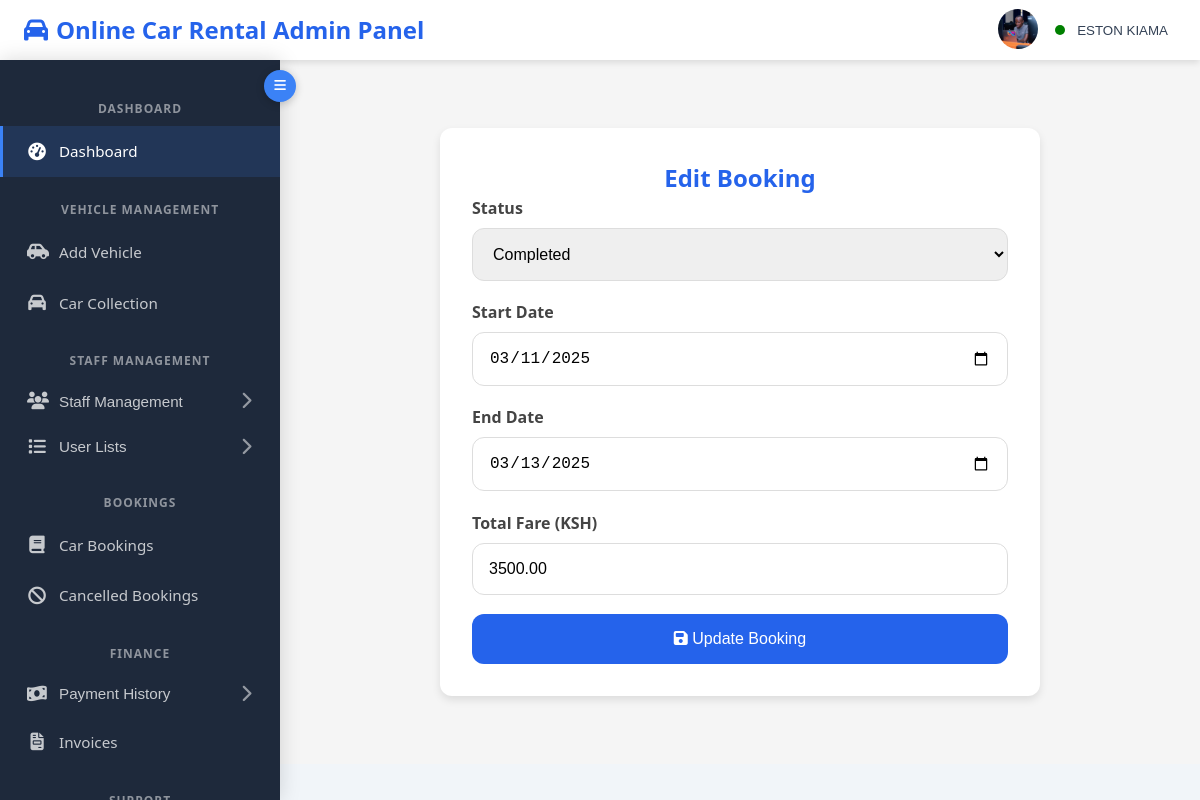
/admin/carbookingsedit.php?id=64 (signed in), run on the app's committed database.
### tables this page shows
CREATE TABLE `bookings` (
  `booking_id` int(11) NOT NULL,
  `vehicle_id` int(11) NOT NULL,
  `customer_id` int(11) NOT NULL,
  `start_date` date NOT NULL,
  `end_date` date NOT NULL,
  `pick_up_location` varchar(255) NOT NULL,
  `pick_up_time` time NOT NULL,
  `car_type` varchar(50) NOT NULL,
  `charge_type` varchar(50) NOT NULL,
  `driver_option` enum('yes','no') NOT NULL,
  `total_fare` decimal(10,2) NOT NULL,
  `advance_deposit` decimal(10,2) NOT NULL,
  `booking_status` enum('active','pending','completed') DEFAULT 'pending',
  `registration_no` varchar(50) NOT NULL,
  `model_name` varchar(100) NOT NULL,
  `created_at` timestamp NOT NULL DEFAULT current_timestamp(),
  `booking_date` date DEFAULT curdate(),
  `invoice_number` varchar(255) DEFAULT NULL,
  `additional_charges` decimal(10,2) DEFAULT 0.00,
  `kilometers` int(11) DEFAULT NULL,
  `due_payment` decimal(10,2) DEFAULT 0.00,
  `due_payment_status` enum('paid','pending','canceled') DEFAULT 'pending',
  `return_date` timestamp NULL DEFAULT NULL
);

### admin/carbookingsedit.php (the view, shortened to what this page needs)
<?php
require 'include/db_connection.php';
$booking = null;
if (isset($_GET['id'])) {
    $booking_id = $_GET['id'];
    $stmt = $conn->prepare("SELECT * FROM bookings WHERE booking_id = ?");
    $stmt->bind_param("i", $booking_id);
    $stmt->execute();
    $result = $stmt->get_result();
    $booking = $result->fetch_assoc();
}
?>
<!DOCTYPE html>
<html lang="en">
<head>
    <link href="https://cdnjs.cloudflare.com/ajax/libs/font-awesome/6.0.0/css/all.min.css" rel="stylesheet">
   <link href="assets/css/carbookingsedit.css" rel="stylesheet">
</head>
<body>
<?php include('include/header.php') ?>
<?php include('include/sidebar.php') ?>
    <main class="main-content">
    <div class="container">
        <h2>Edit Booking</h2>
        <form method="POST">
            <label for="status">Status</label>
            <select name="status" id="status" required>
                <option value="completed" <?php if ($booking['booking_status'] == 'completed') echo 'selected'; ?>>Completed</option>
            </select>
            <label for="start_date">Start Date</label>
            <input type="date" name="start_date" id="start_date" value="<?php echo htmlspecialchars($booking['start_date']); ?>" required>
            <label for="end_date">End Date</label>
            <input type="date" name="end_date" id="end_date" value="<?php echo htmlspecialchars($booking['end_date']); ?>" required>
            <label for="total_fare">Total Fare (KSH)</label>
            <input type="text" name="total_fare" id="total_fare" value="<?php echo htmlspecialchars($booking['total_fare']); ?>" required pattern="\d+(\.\d{1,2})?" title="Enter a valid fare amount.">
            <button type="submit" name="update_booking" class="btn-primary"><i class="fas fa-save"></i> Update Booking</button>
        </form>
    </div>
    </main>
</body>
</html>

### admin/include/header.php (shortened to what this page needs)
<?php
$servername = "localhost";
$username = "root";
$password = "";
$dbname = "car_rental_management";
$conn = new mysqli($servername, $username, $password, $dbname);
$email = $_SESSION['email'];
$query = "SELECT name, profile_picture FROM admins WHERE email_address='$email'";
$result = $conn->query($query);
if ($result && $result->num_rows > 0) {
    $admin = $result->fetch_assoc();
    $name = $admin['name'];
    $profile_picture = $admin['profile_picture'];
} else {
    $name = "Admin";
    $profile_picture = 'default-profile.png';
}
?>
<!DOCTYPE html>
<html lang="en">
<head>
    <link rel="stylesheet" href="https://cdnjs.cloudflare.com/ajax/libs/font-awesome/6.4.0/css/all.min.css">
    <link rel="stylesheet" href="assets/css/admindash.css">
</head>
<body>
    <header class="header" role="banner">
        <div class="header-content">
            <h1>
                <i class="fas fa-car"></i><b>
                Online Car Rental Admin Panel</b>
            </h1>
            <div class="profile" role="navigation" aria-label="User menu">
                <button class="profile-button" aria-expanded="false" aria-controls="profile-menu">
                    <div class="profile-picture">
                        <img id="profile-img" src="<?php echo htmlspecialchars($profile_picture); ?>" alt="Admin profile picture" loading="lazy" width="40" height="40">
                    </div><span style="display: inline-block; width: 10px; height: 10px; background-color: green; border-radius: 50%; margin-left: 5px; vertical-align: middle;"></span>
                    <span class="profile-name"><?php echo htmlspecialchars($name); ?></span>
                </button>
            </div>
        </div>
    </header>
</body>
</html>

### admin/assets/css/carbookingsedit.css (style rules this page uses)
:root { --primary-color: #2563eb; --secondary-color: #1e40af; --danger-color: #dc2626; --success-color: #059669; --border-radius: 12px; --padding: 1rem; }
body { font-family: 'Arial', sans-serif; margin: 0; padding: 0; background: #f3f4f6; color: #333; }
.container { max-width: 600px; margin: 3rem auto; background: #fff; padding: 2rem; border-radius: var(--border-radius); box-shadow: 0 4px 8px rgba(0, 0, 0, 0.1); }
h2 { text-align: center; color: var(--primary-color); }
label { font-weight: bold; margin-bottom: 0.5rem; display: block; color: #444; }
input[type="text"], input[type="date"], select { width: 100%; padding: var(--padding); margin-bottom: 1.2rem; border-radius: var(--border-radius); border: 1px solid #ddd; font-size: 1rem; outline: none; box-sizing: border-box; }
.btn-primary { width: 100%; padding: var(--padding); background: var(--primary-color); color: #fff; border: none; border-radius: var(--border-radius); font-size: 1rem; cursor: pointer; transition: 0.3s; }

### admin/assets/css/admindash.css (style rules this page uses)
:root { --primary-color: #2563eb; --secondary-color: #1e40af; --background-color: #f1f5f9; --sidebar-color: #1e293b; --text-color: #334155; --light-text: #94a3b8; --border-color: #e2e8f0; --card-shadow: 0 4px 6px -1px rgb(0 0 0 / 0.1); --header-height: 60px; --sidebar-width: 250px; }
* { margin: 0; padding: 0; box-sizing: border-box; }
body { font-family: -apple-system, BlinkMacSystemFont, "Segoe UI", Roboto, "Helvetica Neue", Arial, sans-serif; background-color: var(--background-color); color: var(--text-color); line-height: 1.5; }
.header { position: fixed; top: 0; left: 0; right: 0; height: var(--header-height); background-color:white; box-shadow: var(--card-shadow); z-index: 1000; }
.header-content { display: flex; align-items: center; justify-content: space-between; padding: 0 1.5rem; height: 100%; max-width: 1400px; margin: 0 auto; }
.header h1 { font-size: 1.5rem; color: var(--primary-color); display: flex; align-items: center; gap: 0.5rem; }
.profile { position: relative; }
.profile-button { display: flex; align-items: center; gap: 0.75rem; padding: 0.5rem; border: none; background: none; cursor: pointer; color: var(--text-color); }
.profile-picture img { width: 40px; height: 40px; border-radius: 50%; object-fit: cover; }
.main-content { margin-left: var(--sidebar-width); margin-top: var(--header-height); padding: 2rem; }

### admin/include/sidebar.php (style rules this page uses)
:root { --sidebar-width: 280px; --sidebar-collapsed-width: 70px; --sidebar-color: #1e293b; --sidebar-hover: rgba(255, 255, 255, 0.1); --sidebar-active: #3b82f6; --light-text: rgba(255, 255, 255, 0.75); --header-height: 60px; --transition-speed: 0.3s; }
body { margin: 0; font-family: 'Segoe UI', Tahoma, Geneva, Verdana, sans-serif; overflow-x: hidden; }
.main-content { margin-left: var(--sidebar-width); flex-grow: 1; padding: 20px; margin-top: var(--header-height); transition: margin-left var(--transition-speed) ease; background-color: #f5f5f5; }

### data on the page
bookings: status "Completed", start_date "03/11/2025", end_date "03/13/2025", total_fare "3500.00"

### other printed values
$name "ESTON KIAMA"
